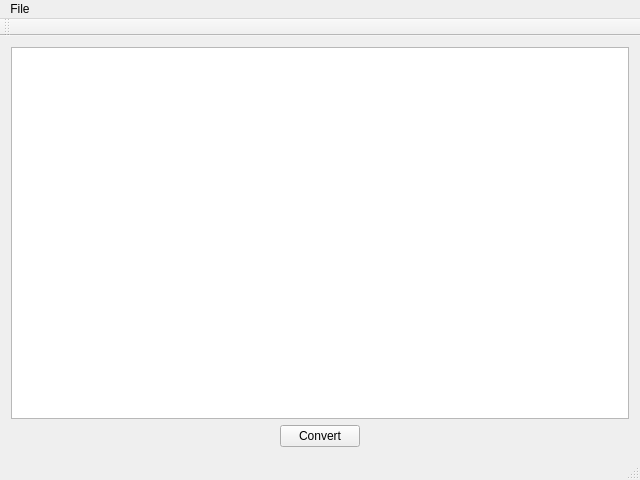
<?xml version="1.0" encoding="UTF-8"?>
<ui version="4.0">
 <class>MainWindow</class>
 <widget class="QMainWindow" name="MainWindow">
  <property name="geometry">
   <rect>
    <x>0</x>
    <y>0</y>
    <width>640</width>
    <height>480</height>
   </rect>
  </property>
  <property name="windowTitle">
   <string>MainWindow</string>
  </property>
  <widget class="QWidget" name="centralWidget">
   <layout class="QVBoxLayout" name="verticalLayout_2">
    <item>
     <layout class="QVBoxLayout" name="verticalLayout">
      <item>
       <widget class="QListView" name="listView">
        <property name="editTriggers">
         <set>QAbstractItemView::NoEditTriggers</set>
        </property>
        <property name="showDropIndicator" stdset="0">
         <bool>true</bool>
        </property>
        <property name="dragDropMode">
         <enum>QAbstractItemView::DropOnly</enum>
        </property>
        <property name="wordWrap">
         <bool>true</bool>
        </property>
       </widget>
      </item>
     </layout>
    </item>
    <item>
     <layout class="QHBoxLayout" name="horizontalLayout">
      <item>
       <spacer name="horizontalSpacer">
        <property name="orientation">
         <enum>Qt::Horizontal</enum>
        </property>
        <property name="sizeHint" stdset="0">
         <size>
          <width>40</width>
          <height>20</height>
         </size>
        </property>
       </spacer>
      </item>
      <item>
       <widget class="QPushButton" name="convertButton">
        <property name="text">
         <string>Convert</string>
        </property>
       </widget>
      </item>
      <item>
       <spacer name="horizontalSpacer_2">
        <property name="orientation">
         <enum>Qt::Horizontal</enum>
        </property>
        <property name="sizeHint" stdset="0">
         <size>
          <width>40</width>
          <height>20</height>
         </size>
        </property>
       </spacer>
      </item>
     </layout>
    </item>
   </layout>
  </widget>
  <widget class="QMenuBar" name="menuBar">
   <property name="geometry">
    <rect>
     <x>0</x>
     <y>0</y>
     <width>640</width>
     <height>22</height>
    </rect>
   </property>
   <widget class="QMenu" name="menuFile">
    <property name="title">
     <string>File</string>
    </property>
    <addaction name="actionOpen_PVR"/>
    <addaction name="separator"/>
    <addaction name="actionExit"/>
   </widget>
   <addaction name="menuFile"/>
  </widget>
  <widget class="QToolBar" name="mainToolBar">
   <attribute name="toolBarArea">
    <enum>TopToolBarArea</enum>
   </attribute>
   <attribute name="toolBarBreak">
    <bool>false</bool>
   </attribute>
  </widget>
  <widget class="QStatusBar" name="statusBar"/>
  <action name="actionOpen_PVR">
   <property name="text">
    <string>Open PVR</string>
   </property>
  </action>
  <action name="actionExit">
   <property name="text">
    <string>Exit</string>
   </property>
  </action>
 </widget>
 <layoutdefault spacing="6" margin="11"/>
 <resources/>
 <connections/>
</ui>
